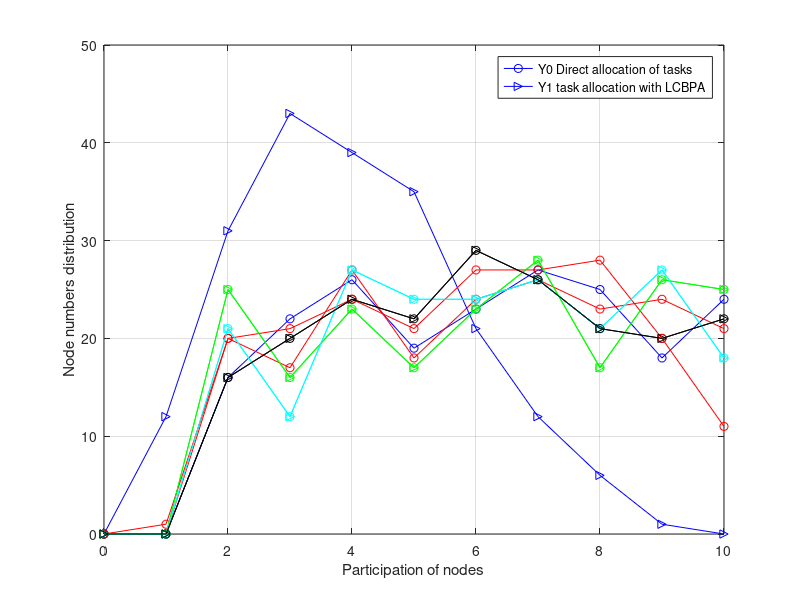

The MATLAB source for this figure:
% Completion comparison with 
% or without the algoritm.
% Fn = 200
clc;
clear;

x = [0 1 2 3 4 5 6 7 8 9 10];
y010 = [0 0 16 22 26 19 23 27 25 18 24];
y015 = [0 0 20 17 27 18 24 26 23 24 21];
y020 = [0 0 25 16 23 17 23 28 17 26 25];
y025 = [0 0 21 12 27 24 24 26 21 27 18];
y030 = [0 0 16 20 24 22 29 26 21 20 22];
y110 = [0 12 31 43 39 35 21 12 6 1 0];
y115 = [0 1 20 21 24 21 27 27 28 20 11];
y120 = [0 0 25 16 23 17 23 28 17 26 25];
y125 = [0 0	21 12 27 24 24 26 21 27 18];
y130 = [0 0 16 20 24 22 29 26 21 20 22];
% y = [0 0 7 10 9 10 12 12 12 12 12];
% bar(y010,0.5)
figure
 h1=plot(x,y010,'-oblue'); hold on;
    plot(x,y015,'-ored');  hold on;
    plot(x,y020,'-ogreen');hold on;
    plot(x,y025,'-oc');    hold on;
    plot(x,y030,'-oblack'); 
    % ,x,y015,'-ored', x,y020,'-ogreen',x,y025,'-oc',x,y030,'-oblack');

 h2=plot(x,y110,'->blue'); hold on;
    plot(x,y115,'-ored');  hold on;
    plot(x,y120,'->green');hold on;
    plot(x,y125,'->c');    hold on;
    plot(x,y130,'->black');
    %,x,y115,'-ored', x,y120,'->green',x,y125,'->c',x,y130,'->black');
 xlabel('Participation of nodes');
 ylabel('Node numbers distribution')
grid on;
legend([h1,h2],'Y0 Direct allocation of tasks','Y1 task allocation with LCBPA','Location','NorthEast');
%axis([0,10,0,160])